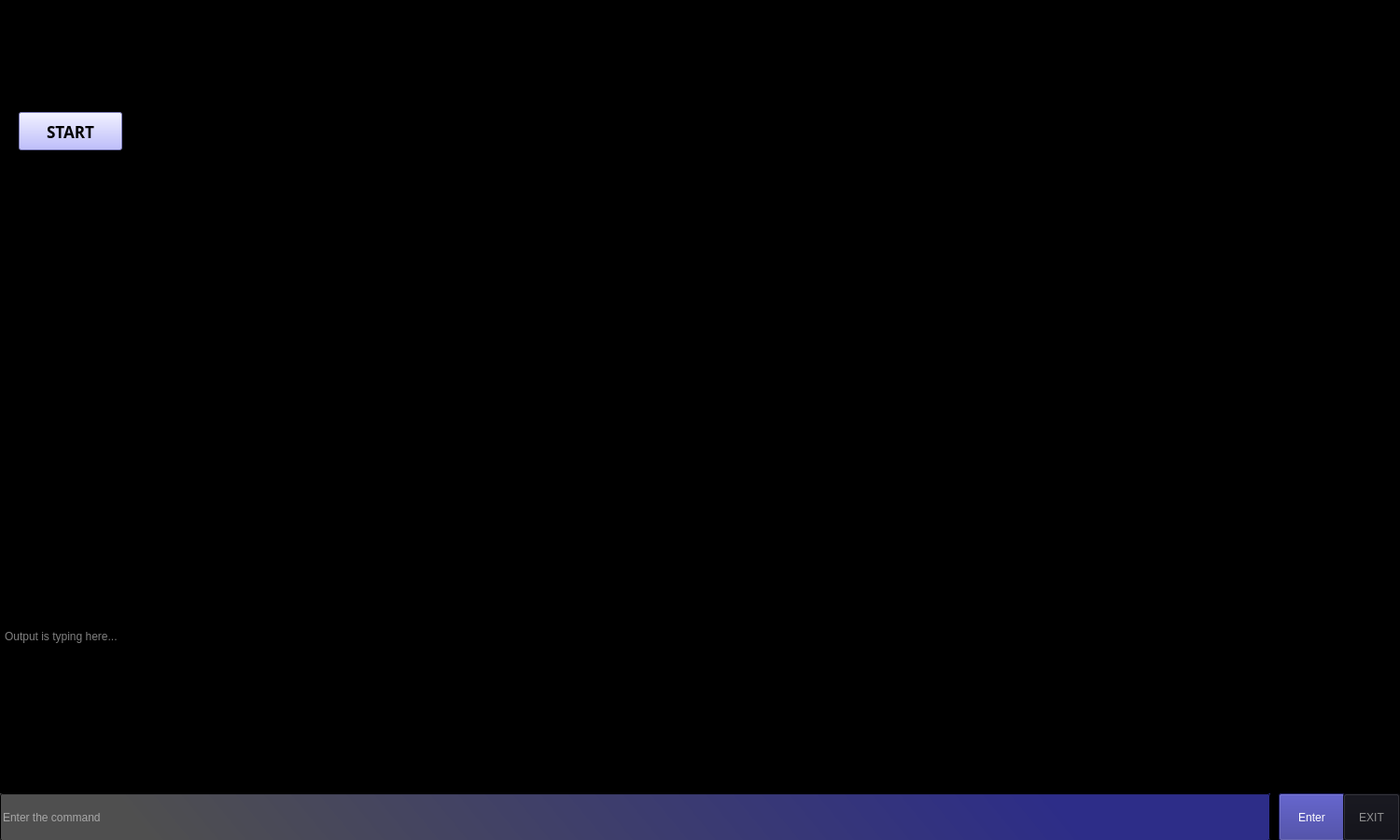
<?xml version="1.0" encoding="UTF-8"?>
<ui version="4.0">
 <class>Form</class>
 <widget class="QWidget" name="Form">
  <property name="geometry">
   <rect>
    <x>0</x>
    <y>0</y>
    <width>1500</width>
    <height>900</height>
   </rect>
  </property>
  <property name="windowTitle">
   <string>Form</string>
  </property>
  <widget class="QWidget" name="widget" native="true">
   <property name="geometry">
    <rect>
     <x>0</x>
     <y>0</y>
     <width>1500</width>
     <height>900</height>
    </rect>
   </property>
   <widget class="QLabel" name="label">
    <property name="geometry">
     <rect>
      <x>0</x>
      <y>0</y>
      <width>1500</width>
      <height>900</height>
     </rect>
    </property>
    <property name="styleSheet">
     <string notr="true">background-color: rgb(0, 0, 0);</string>
    </property>
    <property name="text">
     <string/>
    </property>
   </widget>
   <widget class="QLabel" name="label_2">
    <property name="geometry">
     <rect>
      <x>679</x>
      <y>0</y>
      <width>821</width>
      <height>671</height>
     </rect>
    </property>
    <property name="text">
     <string/>
    </property>
    <property name="pixmap">
     <pixmap>../../Pictures/project 1/png/img_pdx_header_ai.jpg</pixmap>
    </property>
    <property name="scaledContents">
     <bool>true</bool>
    </property>
   </widget>
   <widget class="QLabel" name="label_3">
    <property name="geometry">
     <rect>
      <x>0</x>
      <y>800</y>
      <width>1501</width>
      <height>301</height>
     </rect>
    </property>
    <property name="text">
     <string/>
    </property>
    <property name="scaledContents">
     <bool>true</bool>
    </property>
   </widget>
   <widget class="QPlainTextEdit" name="plainTextEdit">
    <property name="geometry">
     <rect>
      <x>0</x>
      <y>670</y>
      <width>1511</width>
      <height>231</height>
     </rect>
    </property>
    <property name="styleSheet">
     <string notr="true">background-color: transparent;
color: rgb(255, 255, 255);</string>
    </property>
    <property name="placeholderText">
     <string>Output is typing here...</string>
    </property>
   </widget>
   <widget class="QLabel" name="label_5">
    <property name="geometry">
     <rect>
      <x>10</x>
      <y>10</y>
      <width>561</width>
      <height>81</height>
     </rect>
    </property>
    <property name="text">
     <string/>
    </property>
    <property name="pixmap">
     <pixmap>../../Pictures/project 1/png/logo-no-background.png</pixmap>
    </property>
    <property name="scaledContents">
     <bool>true</bool>
    </property>
   </widget>
   <widget class="QLabel" name="label_4">
    <property name="geometry">
     <rect>
      <x>-10</x>
      <y>100</y>
      <width>691</width>
      <height>561</height>
     </rect>
    </property>
    <property name="text">
     <string/>
    </property>
    <property name="pixmap">
     <pixmap>../../Downloads/__02-____.gif</pixmap>
    </property>
    <property name="scaledContents">
     <bool>true</bool>
    </property>
   </widget>
   <widget class="QLabel" name="label_6">
    <property name="geometry">
     <rect>
      <x>0</x>
      <y>100</y>
      <width>671</width>
      <height>561</height>
     </rect>
    </property>
    <property name="text">
     <string/>
    </property>
    <property name="pixmap">
     <pixmap>../../Pictures/project 1/png/6ba174bf48e9b6dc8d8bd19d13c9caa9.gif</pixmap>
    </property>
    <property name="scaledContents">
     <bool>true</bool>
    </property>
   </widget>
   <widget class="QLineEdit" name="lineEdit">
    <property name="geometry">
     <rect>
      <x>0</x>
      <y>850</y>
      <width>1361</width>
      <height>51</height>
     </rect>
    </property>
    <property name="styleSheet">
     <string notr="true">background-color: qlineargradient(spread:pad, x1:0.102273, y1:0.494, x2:0.841, y2:0.471273, stop:0 rgba(79, 79, 79, 255), stop:1 rgba(45, 45, 136, 255));
color: rgb(255, 255, 255);</string>
    </property>
    <property name="placeholderText">
     <string>Enter the command</string>
    </property>
   </widget>
   <widget class="QPushButton" name="pushButton">
    <property name="geometry">
     <rect>
      <x>1370</x>
      <y>850</y>
      <width>71</width>
      <height>51</height>
     </rect>
    </property>
    <property name="cursor">
     <cursorShape>PointingHandCursor</cursorShape>
    </property>
    <property name="styleSheet">
     <string notr="true">QPushButton#pushButton{
background-color: rgb(48, 48, 145);
color: rgb(255, 255, 255);

}
QPushButton#pushButton:pressed{
padding-left: 5px;
padding-top: 5px;
background-position: calc(100% - 10px)center;
}</string>
    </property>
    <property name="text">
     <string>Enter</string>
    </property>
   </widget>
   <widget class="QLabel" name="label_7">
    <property name="geometry">
     <rect>
      <x>0</x>
      <y>100</y>
      <width>681</width>
      <height>561</height>
     </rect>
    </property>
    <property name="text">
     <string/>
    </property>
    <property name="pixmap">
     <pixmap>../../Downloads/7215336eb5f63cb507d59dd5429be565.gif</pixmap>
    </property>
    <property name="scaledContents">
     <bool>true</bool>
    </property>
   </widget>
   <widget class="QPushButton" name="pushButton_2">
    <property name="geometry">
     <rect>
      <x>1439</x>
      <y>850</y>
      <width>61</width>
      <height>51</height>
     </rect>
    </property>
    <property name="cursor">
     <cursorShape>PointingHandCursor</cursorShape>
    </property>
    <property name="styleSheet">
     <string notr="true">QPushButton#pushButton_2{
background-color: rgb(15, 15, 22);
color: rgb(145, 145, 145);
}
QPushButton#pushButton_2:pressed{
padding-left: 5px;
padding-top: 5px;
background-position: calc(100% - 10px)center;
}</string>
    </property>
    <property name="text">
     <string>EXIT</string>
    </property>
   </widget>
   <widget class="QPushButton" name="pushButton_3">
    <property name="geometry">
     <rect>
      <x>20</x>
      <y>120</y>
      <width>111</width>
      <height>41</height>
     </rect>
    </property>
    <property name="font">
     <font>
      <family>Small Fonts</family>
      <pointsize>13</pointsize>
      <bold>true</bold>
     </font>
    </property>
    <property name="cursor">
     <cursorShape>PointingHandCursor</cursorShape>
    </property>
    <property name="styleSheet">
     <string notr="true">QPushButton#pushButton_3{
background-color: rgb(170, 170, 255);
	color: rgb(0, 0, 0);

}

QPushButton#pushButton_3:pressed{
padding-left: 5px;
padding-top: 5px;
background-position: calc(100% - 10px)center;
}</string>
    </property>
    <property name="text">
     <string>START</string>
    </property>
   </widget>
  </widget>
 </widget>
 <resources/>
 <connections/>
</ui>
